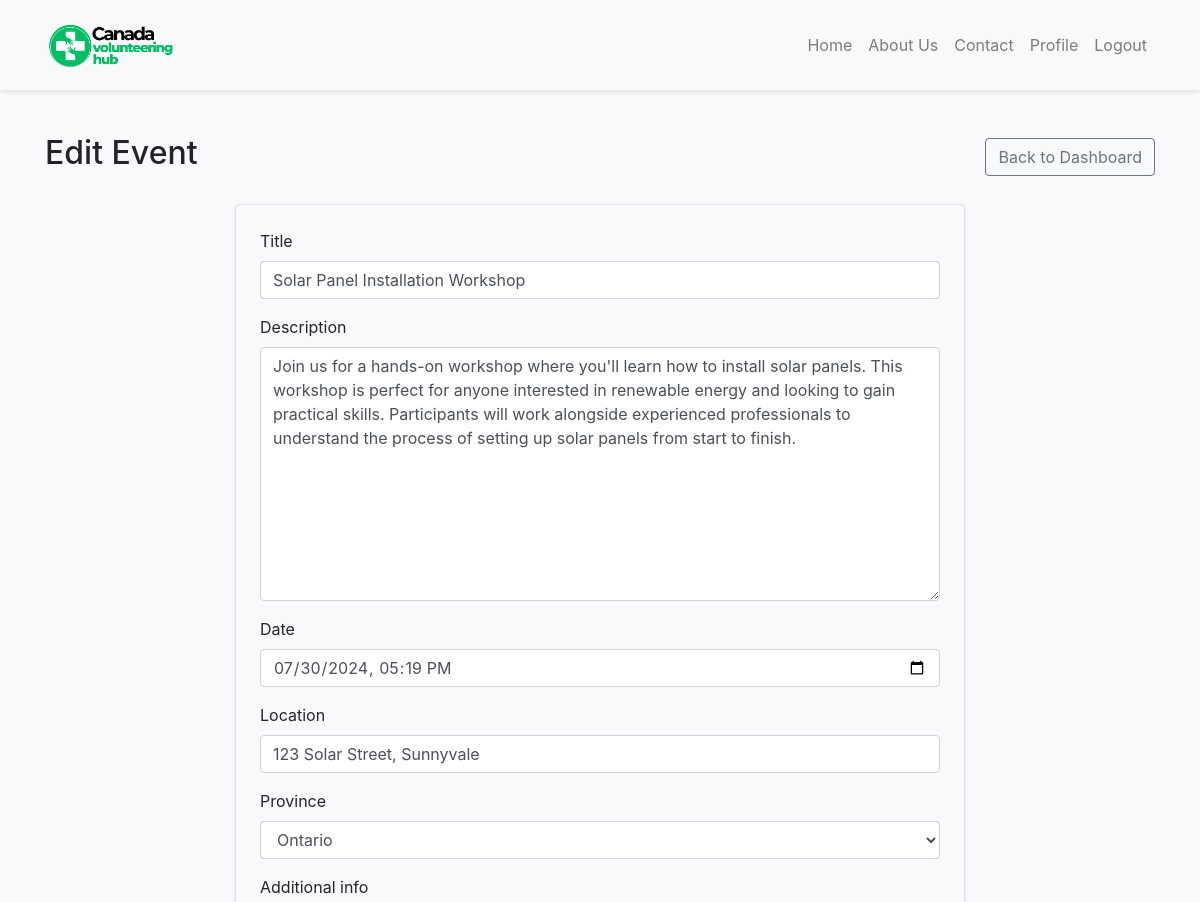
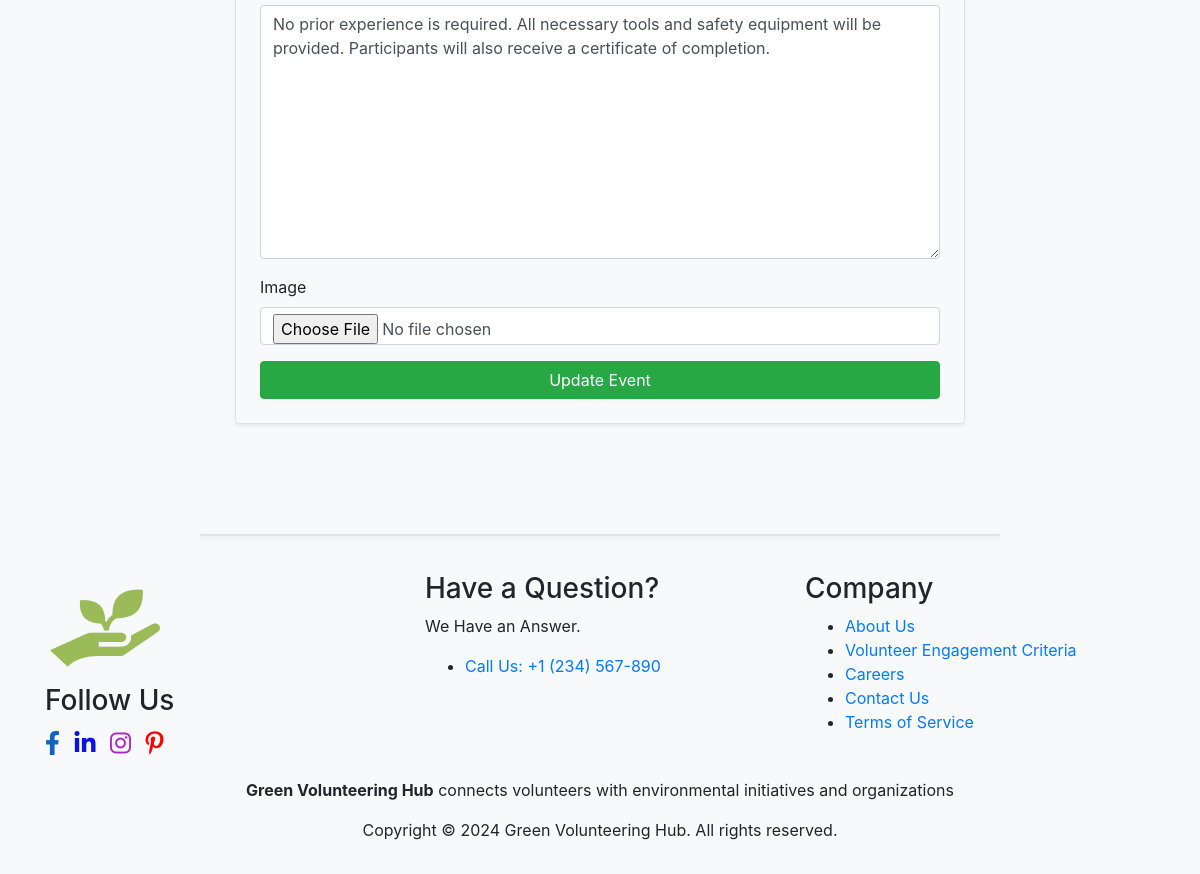
/dashboard/organization/edit-event/4/ (signed in), run on the app's committed database (2 pictures, top to bottom).
### main/models.py (models this page shows, shortened)
class VolunteerOpportunity(models.Model):
    PROVINCE_CHOICES = (
        ('AB', 'Alberta'),
        ('BC', 'British Columbia'),
        ('MB', 'Manitoba'),
        ('NB', 'New Brunswick'),
        ('NL', 'Newfoundland and Labrador'),
        ('NS', 'Nova Scotia'),
        ('ON', 'Ontario'),
        ('PE', 'Prince Edward Island'),
        ('QC', 'Quebec'),
        ('SK', 'Saskatchewan'),
        ('NT', 'Northwest Territories'),
        ('NU', 'Nunavut'),
        ('YT', 'Yukon'),
    )
    title = models.CharField(max_length=200)
    description = models.TextField()
    date = models.DateTimeField()
    location = models.CharField(max_length=200)
    province = models.CharField(max_length=2, choices=PROVINCE_CHOICES, default='ON')
    additional_info = models.TextField(blank=True, null=True)
    image = models.ImageField(upload_to='opportunity_images/', blank=True, null=True)
    organization = models.ForeignKey(Organization, on_delete=models.CASCADE)
    participants = models.ManyToManyField(User, related_name='participated_opportunities')

### main/views.py (the view)
# urls.py: path('dashboard/organization/edit-event/<int:pk>/', views.EditEventView.as_view(), name='edit_event'),
class EditEventView(UpdateView):
    model = VolunteerOpportunity
    fields = ['title', 'description', 'date', 'location', 'province', 'additional_info', 'image']
    template_name = 'main/edit_event.html'
    success_url = reverse_lazy('organization_dashboard')
    def get_form(self, form_class=None):
        form = super().get_form(form_class)
        form.fields['date'].widget = forms.DateTimeInput(attrs={'type': 'datetime-local'}, format='%Y-%m-%dT%H:%M')
        form.fields['date'].input_formats = ('%Y-%m-%dT%H:%M',)
        return form

### main/templates/main/edit_event.html (shortened to what this page needs)
{% extends 'main/base.html' %}
{% load widget_tweaks %}
{% block content %}
<div class="container">
    <div class="d-flex justify-content-between align-items-center mb-4">
        <h2>Edit Event</h2>
        <a href="{% url 'organization_dashboard' %}" class="btn btn-outline-secondary">Back to Dashboard</a>
    </div>
    <div class="row justify-content-center">
        <div class="col-md-8">
            <form method="post" enctype="multipart/form-data" class="p-4 border rounded shadow-sm bg-light">
                {% for field in form %}
                <div class="form-group">
                    <label for="{{ field.id_for_label }}">{{ field.label }}</label>
                    {% render_field field class+="form-control" %}
                </div>
                {% endfor %}
                <button type="submit" class="btn btn-success btn-block">Update Event</button>
            </form>
        </div>
    </div>
</div>
{% endblock %}

### main/static/css/styles.css (style rules this page uses)
body { background-color: #f8f9fa; height: 100%; margin: 0; display: flex; flex-direction: column; min-height: 100vh; }

### data on the page
VolunteerOpportunity: title "Solar Panel Installation Workshop" "Join us for a hands-on workshop where you'll learn how to install solar panels. This workshop is perfect for anyone interested in renewable energy and looking to gain practical skills. Participants will work alongside experienced professionals to understand the process of setting up solar panels from start to finish." "07/30/2024 17:19" "123 Solar Street, Sunnyvale" "Ontario" "No prior experience is required. All necessary tools and safety equipment will be provided. Participants will also receive a certificate of completion."

### other printed values
{{ field.label }} "Title" "Description" "Date" "Location" "Province" "Additional info" "Image"
